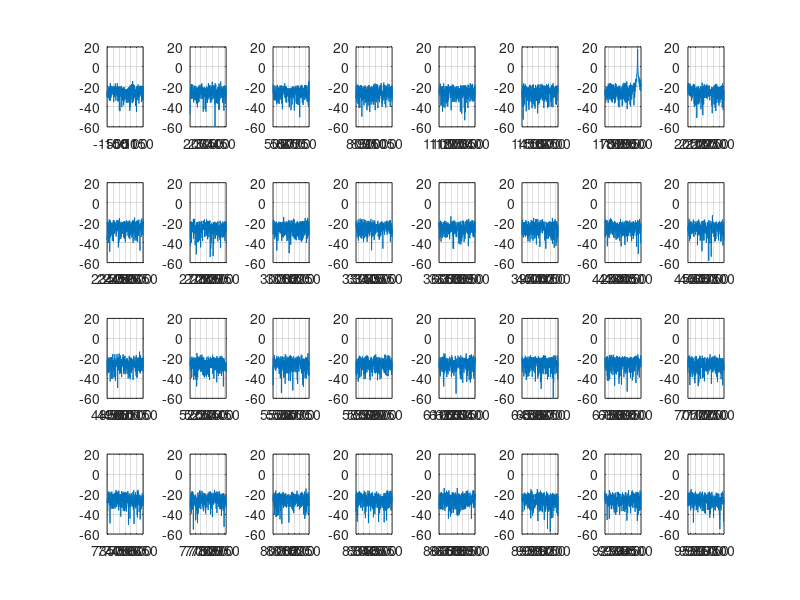
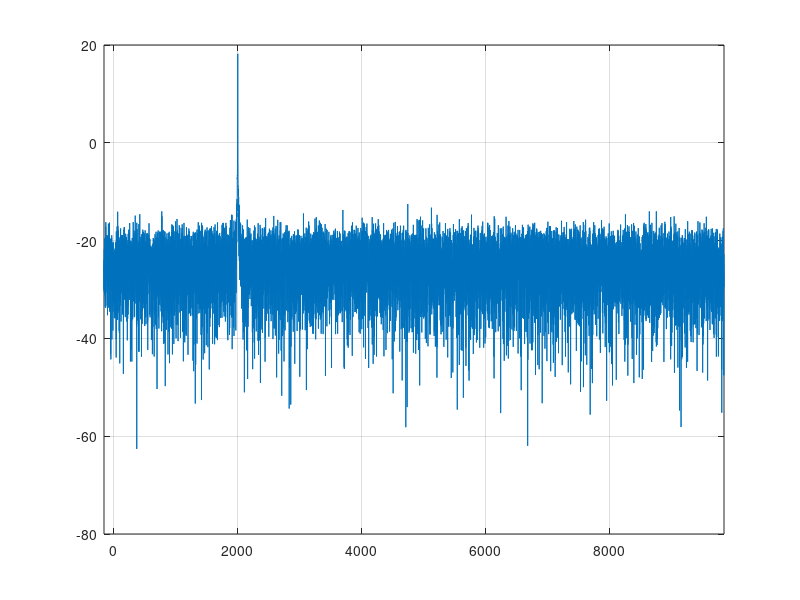
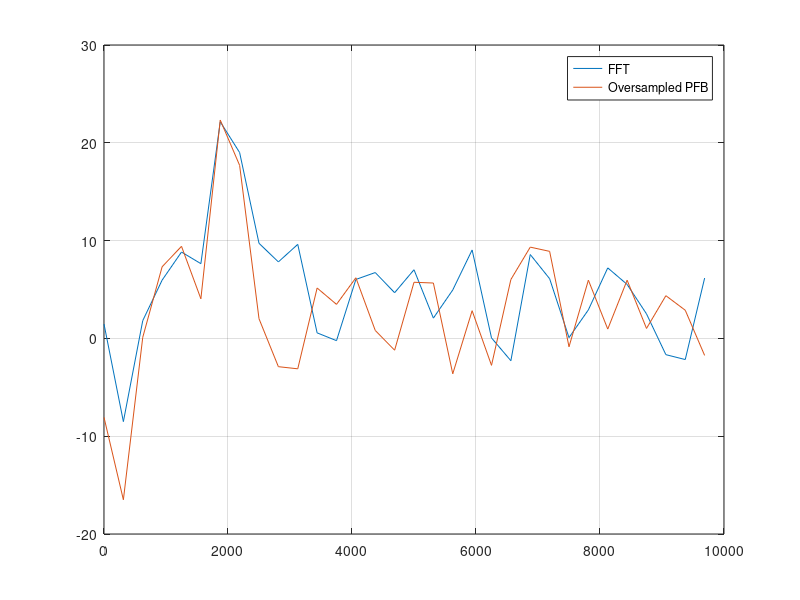

MATLAB code to generate these figures, in order:
clearvars;
% streaming oversampled PFB simulation code

% Polyphase filterbank parameters
M = 32;  % Polyphase branches (NFFT)
L = 256; % Taps in prototype FIR filter
P = L/M; % Taps in branch of a polyphase FIR filter
D = 24;  % decimation rate (D <= M)

% Compute ifft shifting states
Nstates = 4; % numerator of simplest rational fraction M/D
shift_state = zeros(1,Nstates);

for n=0:Nstates-1
  shift_state(n+1) = mod(n*D, M);
end

% Design prototype LPF (Hanning window)
idx = -P/2*(M/D):1/D:(M/D)*P/2-1/D; % (M/D) 1/D to extend to the correct L length. Note: need to design the filter for the decimation rate D not the maximally sampled rate M in fact I really need to investiagate proper filter design here to get a super tight corner to achieve an image rejection as low as askap does of -60dB.
x = sinc(idx);
hann = hanning(L).';

h = x.*hann;

% Data generation
fs = 10e3;   % sample rate (Hz)
f  = 2e3;  % SOI frequency (Hz)
t = 2;       % simulation time (seconds)
T = 1/fs;    % sample period (seconds)

Nsamps = fs*t;
n = 0:Nsamps-1; % sample index

signal = 20/sqrt(2)*(cos(2*pi*f/fs*n) + 1j*sin(2*pi*f/fs*n));
noise = 10/sqrt(2)*(randn(1,Nsamps) + 1j*randn(1,Nsamps)); 

x = signal + noise;

% oversampled PFB processing
input_buffer = zeros(1,M);               % input ports on PFB
filter_state = zeros(1,L);               % memory of samples going through PFB
shift_buffer = zeros(1,L);               % circular shift buffer for oversampling correction.
ifft_buffer  = zeros(1,M);               % input ports to the FFT
pfb_output   = zeros(M ,ceil(Nsamps/D)); % Decimates by D, producing M channels (when D=M, maximally sampled PFB)

data_ptr = 1; % pointer to data location
output_ctr = 1;
while data_ptr < length(x)-D

  % rotate filter state and shift new samples in by decimation rate
  filter_state = circshift(filter_state, -D);
  filter_state(end-D+1:end) = x(data_ptr:data_ptr+D-1);
  %NOTE: The commented lines here would be how data could be shifted in a
  %sort of streaming 'serial' example where the data moves up the array
  %like a shift register instead of down like the orginal committed
  %version. I.e., this would implement exactly how fjh explains in his
  %chapter, that you start at port D and move up to zero. That is what the
  %The flip does, it positions the first sample at D, going to zero.
  %This removes the L (filter_length) offset from the multiply
  %accumulate step of the polyphase filters and the index match the same as
  %the h filter (but it always could have matched because we are designing
  %here for a symmetric FIR filter -- it wouldn't be the case if the filter
  %were not symmetric I don't think).
%   filter_state = circshift(filter_state, D);
%   filter_state(1:D) = flip(x(data_ptr:data_ptr+D-1));
  data_ptr = data_ptr + D;
  
  % polyphase filter computation
  for m = 0:M-1
    for p = 0:P-1
      ifft_buffer(m+1) = ifft_buffer(m+1) + h(p*M+m+1)*filter_state(L-p*M-m);
%       ifft_buffer(m+1) = ifft_buffer(m+1) + h(p*M+m+1)*filter_state(p*M+m+1);
    end
  end

  % apply phase correction
  ifft_buffer = circshift(ifft_buffer, shift_state(1)); % always grab first element because we are rotating the shift_bufer
  shift_state = circshift(shift_state, 1);
  
  % ifft computation
  pfb_output(:, output_ctr) = ifft(ifft_buffer, M);
  ifft_buffer = zeros(1,M); % need to clear out the ifft buffer you dum dum
  output_ctr = output_ctr + 1;
end

% Second stage PFB (FFT for now)

% plot the output of the PFB compared to the FFT
offset = 8; % wait offset samples for output

figure(99);
X = fft(x(offset:offset+M), M)/M;
fbins = 0:M-1;
f = fbins*fs/M;
plot(f, 20*log10(abs(X)), f, 20*log10(abs((pfb_output(:,offset))))); grid on;
legend('FFT', 'Oversampled PFB');

% Second stage (fine channel mode) - forming a single spectrum for now, not
% averaging across multiple windows. This is the manefistation of the
% scalloping in the critically sampled case.
fs_decimated = fs/D; % decimated sample rate on the output of the pfb (Hz)
Nfft = 512;
fbins = 0:Nfft-1;

df = fs_decimated/Nfft; % bin width (Hz)
f = fbins*df;

hsov = fs/2*(1/D-1/M)/df; % half-sided overlap - bins to throw away on the right and left channels boundries
channel_bins = Nfft-hsov*2; % channels reamining after discarding overlapped regions.

full_pfb_spectrum = fftshift(fft(pfb_output(:, offset:Nfft+offset), Nfft, 2), 2)/Nfft; % apply the fft across the matrix
pfb_spectrum = full_pfb_spectrum(:, hsov:end-hsov-1);

for m = 1:M
  figure(2);
  subplot(4,8,m);
  fbins_corrected = ((m-1)-1/2)*(Nfft-2*hsov):((m-1)+1/2)*(Nfft-2*hsov)-1;
  f_corrected = fbins_corrected*fs_decimated/Nfft;
  plot(f_corrected, 20*log10(abs(pfb_spectrum(m,:)))); grid on;
  xlim([min(f_corrected), max(f_corrected)]);
  ylim([-60, 20]);
end

figure(11);
os_pfb_stitch = reshape(pfb_spectrum.', [1, (Nfft-2*hsov)*M]);
fbins_os = (-Nfft/2+hsov-1):((M*Nfft-Nfft/2-1)-2*M*(hsov-1)-1);
f_os = fbins_os*fs_decimated/Nfft;
plot(f_os, 20*log10(abs(os_pfb_stitch))); grid on;
xlim([min(f_os), max(f_os)]);